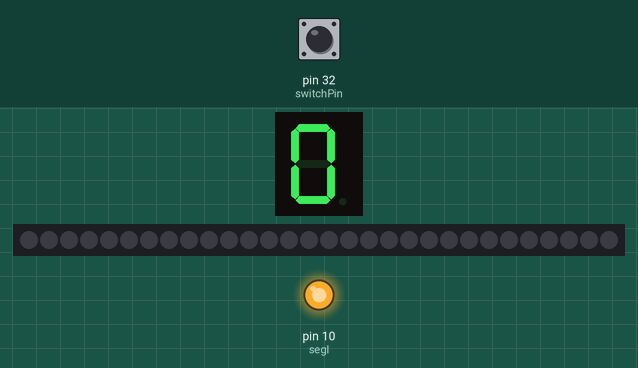
Bench run of a sketch on a simulated Arduino Mega 2560, built with avr-gcc and run on an emulated ATmega2560. On the bench: 1-digit seven-segment display, 30 RGB LEDs in strip order, left to right, output pins drawn as LEDs (lit = HIGH). Wiring (inferred from the names in the program): 1-digit 7-segment display, segments lit when LOW: segments pin 2, pin 3, pin 4, pin 5, pin 6, pin 7, pin 8, pin 9. The inputs (shaded band) are chosen by the test bench; at power-on: pin 32 (switchPin) LOW. The segment pins are drawn as the display they are named for; pins used as bus, display or sensor lines are not drawn.

Above: at 0.1 s.
At 10.6 s:
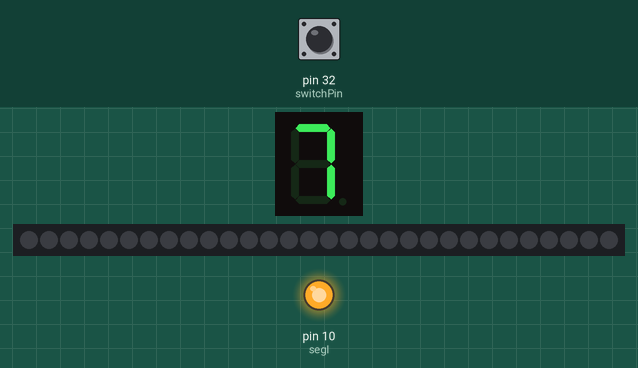
At 21.1 s:
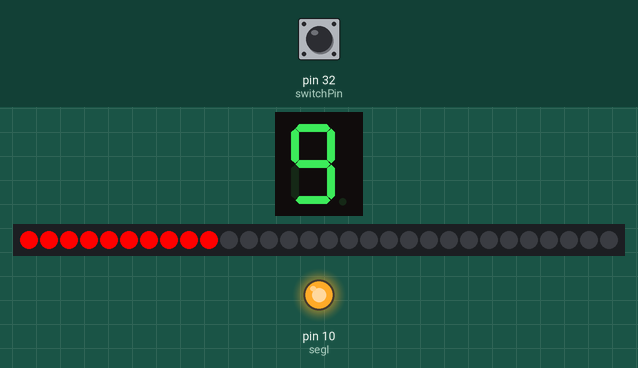
At 22.1 s:
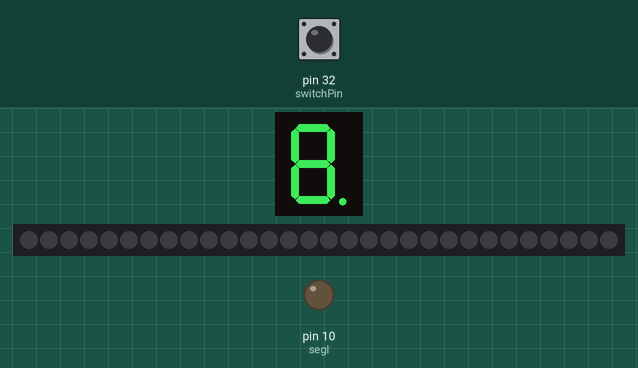
Timing chart, 0 to 23.6 s (numbered marks = the images above):
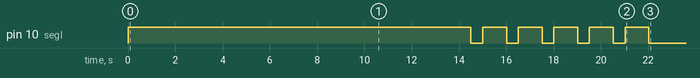

Measured:
- by itself, pin 10 (segI): repeats every 1.5 s: LOW 0.50 s, HIGH 1.0 s, until it stays LOW from 22.0 s
- what the display in image 1 shows lasts 1.5 s, from 10.5 s to 12.0 s
- what the display in image 2 shows lasts 1.0 s, from 21.0 s to 22.0 s

The sketch:

7SegCount.ino
```cpp
#define segA 2//connecting segment A to PIN2
#define segB 3// connecting segment B to PIN3
#define segC 4// connecting segment C to PIN4
#define segD 5// connecting segment D to PIN5
#define segE 6// connecting segment E to PIN6
#define segF 7// connecting segment F to PIN7
#define segG 8// connecting segment G to PIN8
#define segH 9// Power - common pin
#define segI 10// Power - common pin

#include <Adafruit_NeoPixel.h>

int COUNT=0;//count integer for 0-9 increment
int switchPin = 32;

Adafruit_NeoPixel strip = Adafruit_NeoPixel(30, 22, NEO_GRB + NEO_KHZ800);

void setup()
{
  pinMode(switchPin, INPUT);
  strip.begin();
  strip.show();
                  for (int i=2;i<11;i++)
                  {
                    pinMode(i, OUTPUT);// taking all pins from 2-8 as output
                  }
}

void loop()

{

switch (COUNT)
                {

                case 0://when count value is zero show”0” on disp
                digitalWrite(segA, LOW);
                digitalWrite(segB, LOW);
                digitalWrite(segC, LOW);
                digitalWrite(segD, LOW);
                digitalWrite(segE, LOW);
                digitalWrite(segF, LOW);
                digitalWrite(segG, HIGH);
                digitalWrite(segH, HIGH);
                digitalWrite(segI, HIGH);
                delay(500);
                break;

                case 1:// when count value is 1 show”1” on disp
                digitalWrite(segA, HIGH);
                digitalWrite(segB, LOW);
                digitalWrite(segC, LOW);
                digitalWrite(segD, HIGH);
                digitalWrite(segE, HIGH);
                digitalWrite(segF, HIGH);
                digitalWrite(segG, HIGH);
                digitalWrite(segH, HIGH);
                digitalWrite(segI, HIGH);
                delay(500);
                break;

                case 2:// when count value is 2 show”2” on disp
                digitalWrite(segA, LOW);
                digitalWrite(segB, LOW);
                digitalWrite(segC, HIGH);
                digitalWrite(segD, LOW);
                digitalWrite(segE, LOW);
                digitalWrite(segF, HIGH);
                digitalWrite(segG, LOW);
                digitalWrite(segH, HIGH);
                digitalWrite(segI, HIGH);
                delay(500);
                break;

                case 3:// when count value is 3 show”3” on disp
                digitalWrite(segA, LOW);
                digitalWrite(segB, LOW);
                digitalWrite(segC, LOW);
                digitalWrite(segD, LOW);
                digitalWrite(segE, HIGH);
                digitalWrite(segF, HIGH);
                digitalWrite(segG, LOW);
                digitalWrite(segH, HIGH);
                digitalWrite(segI, HIGH);
                delay(500);
                break;

                case 4:// when count value is 4 show”4” on disp
                digitalWrite(segA, HIGH);
                digitalWrite(segB, LOW);
                digitalWrite(segC, LOW);
                digitalWrite(segD, HIGH);
                digitalWrite(segE, HIGH);
                digitalWrite(segF, LOW);
                digitalWrite(segG, LOW);
                digitalWrite(segH, HIGH);
                digitalWrite(segI, HIGH);
                delay(500);
                break;

                case 5:// when count value is 5 show”5” on disp
                digitalWrite(segA, LOW);
                digitalWrite(segB, HIGH);
                digitalWrite(segC, LOW);
                digitalWrite(segD, LOW);
                digitalWrite(segE, HIGH);
                digitalWrite(segF, LOW);
                digitalWrite(segG, LOW);
                digitalWrite(segH, HIGH);
                digitalWrite(segI, HIGH);
                delay(500);
                break;

                case 6:// when count value is 6 show”6” on disp
                digitalWrite(segA, LOW);
                digitalWrite(segB, HIGH);
                digitalWrite(segC, LOW);
                digitalWrite(segD, LOW);
                digitalWrite(segE, LOW);
                digitalWrite(segF, LOW);
                digitalWrite(segG, LOW);
                digitalWrite(segH, HIGH);
                digitalWrite(segI, HIGH);
                delay(500);
                break;

                case 7:// when count value is 7 show”7” on disp
                digitalWrite(segA, LOW);
                digitalWrite(segB, LOW);
                digitalWrite(segC, LOW);
                digitalWrite(segD, HIGH);
                digitalWrite(segE, HIGH);
                digitalWrite(segF, HIGH);
                digitalWrite(segG, HIGH);
                digitalWrite(segH, HIGH);
                digitalWrite(segI, HIGH);
                delay(500);
                break;

                case 8:// when count value is 8 show”8” on disp
                digitalWrite(segA, LOW);
                digitalWrite(segB, LOW);
                digitalWrite(segC, LOW);
                digitalWrite(segD, LOW);
                digitalWrite(segE, LOW);
                digitalWrite(segF, LOW);
                digitalWrite(segG, LOW);
                digitalWrite(segH, HIGH);
                digitalWrite(segI, HIGH);
                delay(500);
                break;

                case 9:// when count value is 9 show”9” on disp
                lightOn();
                strip.setBrightness(42);
                strip.show();
                nineOn();
                delay(1000);

                lightOff();
                strip.show();
                nineOff();
                delay(500);

                lightOn();
                strip.setBrightness(84);
                strip.show();
                nineOn();
                delay(1000);

                lightOff();
                strip.show();
                nineOff();
                delay(500);

                lightOn();
                strip.setBrightness(126);
                strip.show();
                nineOn();
                delay(1000);

                lightOff();
                strip.show();
                nineOff();
                delay(500);

                lightOn();
                strip.setBrightness(168);
                strip.show();
                nineOn();
                delay(1000);

                nineOff();
                lightOff();
                strip.show();
                delay(500);

                lightOn();
                strip.setBrightness(210);
                strip.show();
                nineOn();
                delay(1000);

                lightOff();
                strip.show();
                nineOff();
                delay(500);

                lightOn();
                strip.setBrightness(255);
                strip.show();
                nineOn();
                delay(1000);

                nineOff();
                lightOff();
                strip.show();

                break;

                break;
                }

                if (COUNT<10)
                {
                                COUNT++;
                                delay(1000);///increment count integer for every second
                }
                if (COUNT==10)
                {
                  if (digitalRead(switchPin) == HIGH) { //towards board, off
                    COUNT=0;// if count integer value is equal to 10, reset it to zero.
                    delay(1000);
                  } else { //away from board, continue counting
                    digitalWrite(segA, LOW);
                    digitalWrite(segB, LOW);
                    digitalWrite(segC, LOW);
                    digitalWrite(segD, LOW);
                    digitalWrite(segE, LOW);
                    digitalWrite(segF, LOW);
                    digitalWrite(segG, LOW);
                    digitalWrite(segH, LOW);
                    digitalWrite(segI, LOW);
                    }
                }
}

void lightOn() {
  strip.setPixelColor(0, 255, 0, 0);
  strip.setPixelColor(1, 255, 0, 0);
  strip.setPixelColor(2, 255, 0, 0);
  strip.setPixelColor(3, 255, 0, 0);
  strip.setPixelColor(4, 255, 0, 0);
  strip.setPixelColor(5, 255, 0, 0);
  strip.setPixelColor(6, 255, 0, 0);
  strip.setPixelColor(7, 255, 0, 0);
  strip.setPixelColor(8, 255, 0, 0);
  strip.setPixelColor(9, 255, 0, 0);
}

void lightOff() {
  strip.setPixelColor(0, 0, 0, 0);
  strip.setPixelColor(1, 0, 0, 0);
  strip.setPixelColor(2, 0, 0, 0);
  strip.setPixelColor(3, 0, 0, 0);
  strip.setPixelColor(4, 0, 0, 0);
  strip.setPixelColor(5, 0, 0, 0);
  strip.setPixelColor(6, 0, 0, 0);
  strip.setPixelColor(7, 0, 0, 0);
  strip.setPixelColor(8, 0, 0, 0);
  strip.setPixelColor(9, 0, 0, 0);
}

void nineOn() {
  digitalWrite(segA, LOW);
  digitalWrite(segB, LOW);
  digitalWrite(segC, LOW);
  digitalWrite(segD, LOW);
  digitalWrite(segE, HIGH);
  digitalWrite(segF, LOW);
  digitalWrite(segG, LOW);
  digitalWrite(segH, HIGH);
  digitalWrite(segI, HIGH);
}

void nineOff() {
  digitalWrite(segA, LOW);
  digitalWrite(segB, LOW);
  digitalWrite(segC, LOW);
  digitalWrite(segD, LOW);
  digitalWrite(segE, LOW);
  digitalWrite(segF, LOW);
  digitalWrite(segG, LOW);
  digitalWrite(segH, LOW);
  digitalWrite(segI, LOW);
}
```
